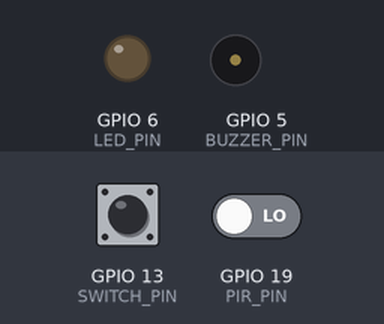
Simulated run of this program. Board: Raspberry Pi (BCM pin numbers). On the bench: output pins drawn as LEDs (lit = HIGH), buzzer (waves = sounding). The inputs (shaded band) are chosen by the test bench; at power-on: GPIO 19 (PIR_PIN) LOW, GPIO 13 (SWITCH_PIN) LOW. What the program prints to the terminal is not drawn.

Above: at 6.2 s.
6.3 s: GPIO 19 (PIR_PIN) driven HIGH
At 8.4 s:
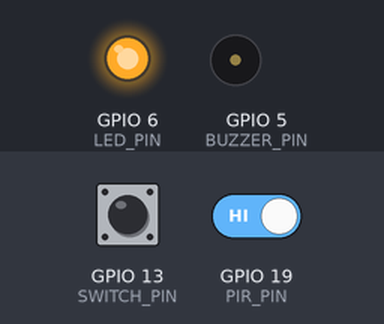
Timing chart, 0 to 14.5 s (numbered marks = the images above; inputs shaded):
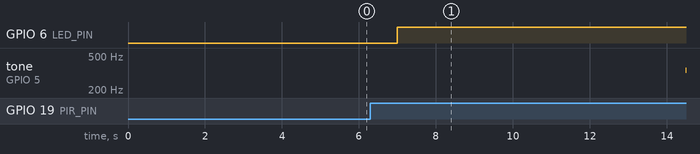

The program:

suhang.py
```python
import RPi.GPIO as GPIO
import time

BUZZER_PIN = 5
LED_PIN = 6
SWITCH_PIN = 13
PIR_PIN = 19
count = 0
secound = 0.0

GPIO.setmode(GPIO.BCM)
GPIO.setup(BUZZER_PIN, GPIO.OUT)
GPIO.setup(LED_PIN, GPIO.OUT)
GPIO.setup(SWITCH_PIN, GPIO.IN, pull_up_down=GPIO.PUD_DOWN)
GPIO.setup(PIR_PIN, GPIO.IN)

PWM = GPIO.PWM(BUZZER_PIN, 1)
PWM.start(0)

GPIO.output(LED_PIN,GPIO.LOW)
time.sleep(5)
print("PIR is ready...")

try :
    while True :
        val = GPIO.input(PIR_PIN)                     # PIR센서를 이용해 사람 감지
        if val == 1 :                                 # 사람을 감지 했을 때 실행
            print('움직임 감지')
            PWM.ChangeDutyCycle(10)
            while True :                              # 사람을 감지 했을 때 특정 조건을 만족할 때 까지 무한반복
                GPIO.output(LED_PIN, GPIO.HIGH)       # LED 켜기
                figure = GPIO.input(SWITCH_PIN)
                for i in range(262, 524) :            # 부저를 낮은 도 부터 높은 도 까지 순서대로 올리기
                    PWM.ChangeFrequency(i)
                    time.sleep(0.001)
                    secound = secound + 0.001

                for i in range(523, 262, -1) :        # 부저를 높은 도 부터 낮은 도 까지 순서대로 내리기
                    PWM.ChangeFrequency(i)
                    time.sleep(0.001)
                    secound = secound + 0.001

                if figure :                           # 스위치를 누르고 있었을 경우
                    count = count + 1                 # 1초 누적하기
                    time.sleep(0.478)                 # 1초를 맞추기 위해 사용
                    secound = 0.0
                else :
                    count = 0                         # 스위치를 누르고 있지 않았을 경우 누적한 시간 초기화 하기

                if count == 10 :                      # 스위치를 10초동안 누르고 있었다면 경보 해제
                    GPIO.output(LED_PIN,GPIO.LOW)     # LED 끄기
                    print("해제")
                    PWM.ChangeDutyCycle(0)            # 부저 끄기
                    break                             # 나가기

        else :
            print('움직임 없음')

        time.sleep(1)


finally :
    GPIO.cleanup()
    print('cleanup and out')
```

Measured:
- after the input at 6.3 s, GPIO 6 (LED_PIN): LOW → HIGH after 0.70 s; tone on GPIO 5 (BUZZER_PIN): silent → 342 Hz after 8.2 s
